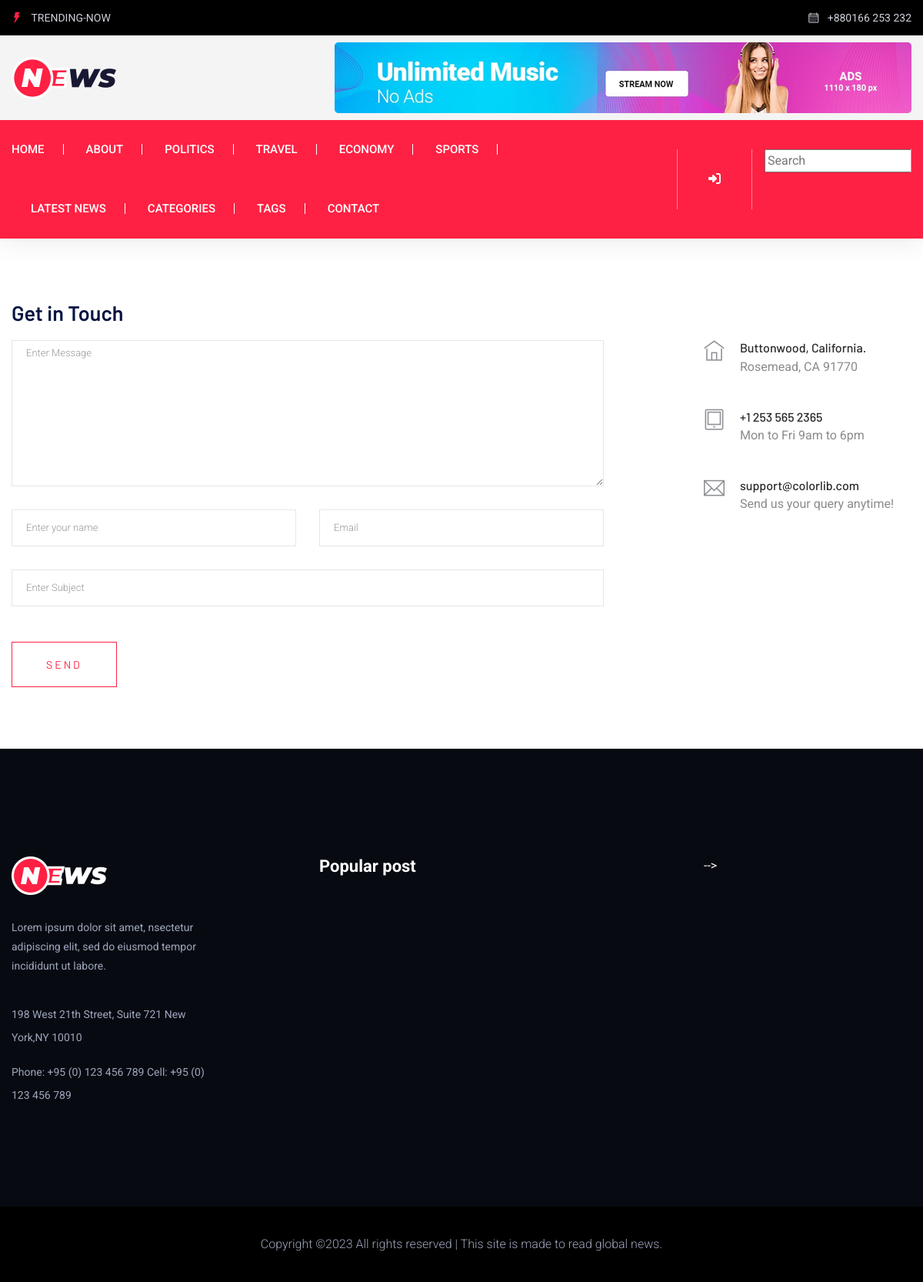
Page /contact/ on the committed database.
### newspaper1_app/models.py (models this page shows, shortened)
class TimeStampModel(models.Model):
    created_at = models.DateTimeField(auto_now_add=True)
    updated_at = models.DateTimeField(auto_now=True)
    class Meta:
        abstract = True

class Category(TimeStampModel):
    name = models.CharField(max_length=20)

### newspaper1_app/views.py (the view, shortened to what this page needs)
# urls.py: path("contact/", views.ContactView.as_view(), name = "contact",),
class ContactView(View):
    template_name = "newsmaster/contact.html"
    form_class = ContactForm
    def get(self, request, *args, **kwargs):
        return render(request, self.template_name)

### templates/newsmaster/contact.html (shortened to what this page needs)
{% extends "newsmaster/base.html" %}
{% block content %}
    <main>
        <section class="contact-section">
            <div class="container">
                <div class="row">
                    <div class="col-12">
                        <h2 class="contact-title">Get in Touch</h2>
                    </div>
                    <div class="col-lg-8">
                        <form class="form-contact contact_form"
                              action=""
                              method="post"
                              id="contactForm"
                              novalidate="novalidate">
                            <div class="row">
                                <div class="col-12">
                                    <div class="form-group">
                                        <textarea class="form-control w-100"
                                                  name="message"
                                                  id="message"
                                                  cols="30"
                                                  rows="9"
                                                  onfocus="this.placeholder = ''"
                                                  onblur="this.placeholder = 'Enter Message'"
                                                  placeholder="Enter Message"></textarea>
                                    </div>
                                </div>
                                <div class="col-sm-6">
                                    <div class="form-group">
                                        <input class="form-control valid"
                                               name="name"
                                               id="name"
                                               type="text"
                                               onfocus="this.placeholder = ''"
                                               onblur="this.placeholder = 'Enter your name'"
                                               placeholder="Enter your name">
                                    </div>
                                </div>
                                <div class="col-sm-6">
                                    <div class="form-group">
                                        <input class="form-control valid"
                                               name="email"
                                               id="email"
                                               type="email"
                                               onfocus="this.placeholder = ''"
                                               onblur="this.placeholder = 'Enter email address'"
                                               placeholder="Email">
                                    </div>
                                </div>
                                <div class="col-12">
                                    <div class="form-group">
                                        <input class="form-control"
                                               name="subject"
                                               id="subject"
                                               type="text"
                                               onfocus="this.placeholder = ''"
                                               onblur="this.placeholder = 'Enter Subject'"
                                               placeholder="Enter Subject">
                                    </div>
                                </div>
                            </div>
                            <div class="form-group mt-3">
                                <button type="submit" class="button button-contactForm boxed-btn">Send</button>
                            </div>
                        </form>
                    </div>
                    <div class="col-lg-3 offset-lg-1">
                        <div class="media contact-info">
                            <span class="contact-info__icon"><i class="ti-home"></i></span>
                            <div class="media-body">
                                <h3>Buttonwood, California.</h3>
                                <p>Rosemead, CA 91770</p>
                            </div>
                        </div>
                        <div class="media contact-info">
                            <span class="contact-info__icon"><i class="ti-tablet"></i></span>
                            <div class="media-body">
                                <h3>+1 253 565 2365</h3>
                                <p>Mon to Fri 9am to 6pm</p>
                            </div>
                        </div>
                        <div class="media contact-info">
                            <span class="contact-info__icon"><i class="ti-email"></i></span>
                            <div class="media-body">
                                <h3>support@colorlib.com</h3>
                                <p>Send us your query anytime!</p>
                            </div>
                        </div>
                    </div>
                </div>
            </div>
        </section>
    </main>
{% endblock content %}

### templates/newsmaster/header/header.html (shortened to what this page needs)
{% load static %}
<header>
    <div class="header-area">
        <div class="main-header ">
            <div class="header-top black-bg d-none d-sm-block">
                <div class="container">
                    <div class="col-xl-12">
                        <div class="row d-flex justify-content-between align-items-center">
                            <div class="header-info-left">
                                <ul>
                                    <li class="title">
                                        <span class="flaticon-energy"></span> Trending-now
                                    </li>
                                </ul>
                            </div>
                            <div class="header-info-right">
                                <ul class="header-date">
                                    <li>
                                        <span class="flaticon-calendar"></span> +880166 253 232
                                    </li>
                                </ul>
                            </div>
                        </div>
                    </div>
                </div>
            </div>
            <div class="header-mid gray-bg">
                <div class="container">
                    <div class="row d-flex align-items-center">
                        <div class="col-xl-3 col-lg-3 col-md-3 d-none d-md-block">
                            <div class="logo">
                                <a href="/">
                                    <img src="{% static 'assets/img/logo/logo.png' %}" alt="">
                                </a>
                            </div>
                        </div>
                        <div class="col-xl-9 col-lg-9 col-md-9">
                            <div class="header-banner f-right ">
                                <img src="{% static 'assets/img/gallery/header_card.png' %}" alt="">
                            </div>
                        </div>
                    </div>
                </div>
            </div>
            <div class="header-bottom header-sticky">
                <div class="container">
                    <div class="row align-items-center">
                        <div class="col-xl-8 col-lg-8 col-md-12 header-flex">
                            <div class="main-menu d-none d-md-block">
                                <nav>
                                    <ul id="navigation">
                                        <li>
                                            <a href="/">Home</a>
                                        </li>
                                        <li>
                                            <a href="{% url 'about' %}">about</a>
                                        </li>
                                        {% for top_category in top_categories %}
                                            <li>
                                                <a href="{% url 'post-by-category' top_category.pk %}">{{ top_category.name }}</a>
                                            </li>
                                        {% endfor %}
                                        <li>
                                            <a href="{% url 'post-list' %}">Latest News</a>
                                        </li>
                                        <li>
                                            <a href="#">Categories</a>
                                        </li>
                                        <li>
                                            <a href="#">Tags</a>
                                        </li>
                                        <li>
                                            <a href="{% url 'contact' %}">Contact</a>
                                        </li>
                                    </ul>
                                </nav>
                            </div>
                        </div>
                        <div class="col-xl-4 col-lg-4 col-md-4">
                            <div class="header-right f-right d-none d-lg-block">
                                <ul class="header-social">
                                    {% if user.is_authenticated %}
                                        <li>
                                            <a href="{% url 'post1-create' %}"><i class="fa-solid fa-plus"></i></a>
                                        </li>
                                        <li>
                                            <a href="{% url 'draft1-list' %}">
                                                <i class="fa-solid fa-pen-to-square"></i>
                                            </a>
                                        </li>
                                        <li>
                                            <a href="{% url 'logout' %}"><i class="fa-solid fa-right-from-bracket"></i></a>
                                        </li>
                                    {% else %}
                                        <li>
                                            <a href="{% url 'login' %}"><i class="fa-solid fa-right-to-bracket"></i></a>
                                        </li>
                                    {% endif %}
                                </ul>
                                    <div class="search-box float-right  ml-3">
                                        <form action="{% url 'post-search' %}" method="get">
                                            <input type="text" placeholder="Search" value="{{ query }}" name="query">
                                        </form>
                                    </div>
                            </div>
                        </div>
                        <div class="col-12">
                        </div>
                    </div>
                </div>
            </div>
        </div>
    </div>
</header>

### rows in the picture
Category: name "POLITICS"
Category: name "TRAVEL"
Category: name "ECONOMY"
Category: name "SPORTS"
